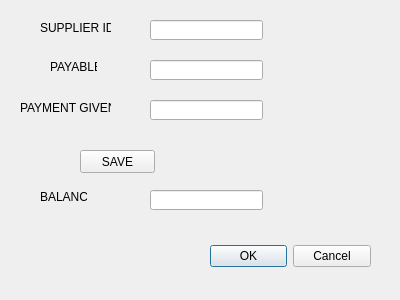
<?xml version="1.0" encoding="UTF-8"?>
<ui version="4.0">
 <class>supplier_payment</class>
 <widget class="QDialog" name="supplier_payment">
  <property name="geometry">
   <rect>
    <x>0</x>
    <y>0</y>
    <width>400</width>
    <height>300</height>
   </rect>
  </property>
  <property name="windowTitle">
   <string>Dialog</string>
  </property>
  <widget class="QDialogButtonBox" name="buttonBox">
   <property name="geometry">
    <rect>
     <x>210</x>
     <y>240</y>
     <width>161</width>
     <height>32</height>
    </rect>
   </property>
   <property name="orientation">
    <enum>Qt::Horizontal</enum>
   </property>
   <property name="standardButtons">
    <set>QDialogButtonBox::Cancel|QDialogButtonBox::Ok</set>
   </property>
  </widget>
  <widget class="QLabel" name="label">
   <property name="geometry">
    <rect>
     <x>40</x>
     <y>20</y>
     <width>71</width>
     <height>16</height>
    </rect>
   </property>
   <property name="text">
    <string>SUPPLIER ID</string>
   </property>
  </widget>
  <widget class="QLabel" name="label_2">
   <property name="geometry">
    <rect>
     <x>20</x>
     <y>100</y>
     <width>91</width>
     <height>16</height>
    </rect>
   </property>
   <property name="text">
    <string>PAYMENT GIVEN</string>
   </property>
  </widget>
  <widget class="QLabel" name="label_3">
   <property name="geometry">
    <rect>
     <x>50</x>
     <y>60</y>
     <width>47</width>
     <height>13</height>
    </rect>
   </property>
   <property name="text">
    <string>PAYABLE</string>
   </property>
  </widget>
  <widget class="QLineEdit" name="le_spsid">
   <property name="geometry">
    <rect>
     <x>150</x>
     <y>20</y>
     <width>113</width>
     <height>20</height>
    </rect>
   </property>
  </widget>
  <widget class="QLineEdit" name="le_sppayable">
   <property name="geometry">
    <rect>
     <x>150</x>
     <y>60</y>
     <width>113</width>
     <height>20</height>
    </rect>
   </property>
  </widget>
  <widget class="QLineEdit" name="le_sppaymentgiven">
   <property name="geometry">
    <rect>
     <x>150</x>
     <y>100</y>
     <width>113</width>
     <height>20</height>
    </rect>
   </property>
  </widget>
  <widget class="QPushButton" name="pb_spsave">
   <property name="geometry">
    <rect>
     <x>80</x>
     <y>150</y>
     <width>75</width>
     <height>23</height>
    </rect>
   </property>
   <property name="text">
    <string>SAVE</string>
   </property>
  </widget>
  <widget class="QLabel" name="label_4">
   <property name="geometry">
    <rect>
     <x>40</x>
     <y>190</y>
     <width>47</width>
     <height>13</height>
    </rect>
   </property>
   <property name="text">
    <string>BALANCE</string>
   </property>
  </widget>
  <widget class="QLineEdit" name="le_spbalance">
   <property name="geometry">
    <rect>
     <x>150</x>
     <y>190</y>
     <width>113</width>
     <height>20</height>
    </rect>
   </property>
  </widget>
 </widget>
 <resources/>
 <connections>
  <connection>
   <sender>buttonBox</sender>
   <signal>accepted()</signal>
   <receiver>supplier_payment</receiver>
   <slot>accept()</slot>
   <hints>
    <hint type="sourcelabel">
     <x>248</x>
     <y>254</y>
    </hint>
    <hint type="destinationlabel">
     <x>157</x>
     <y>274</y>
    </hint>
   </hints>
  </connection>
  <connection>
   <sender>buttonBox</sender>
   <signal>rejected()</signal>
   <receiver>supplier_payment</receiver>
   <slot>reject()</slot>
   <hints>
    <hint type="sourcelabel">
     <x>316</x>
     <y>260</y>
    </hint>
    <hint type="destinationlabel">
     <x>286</x>
     <y>274</y>
    </hint>
   </hints>
  </connection>
 </connections>
</ui>
